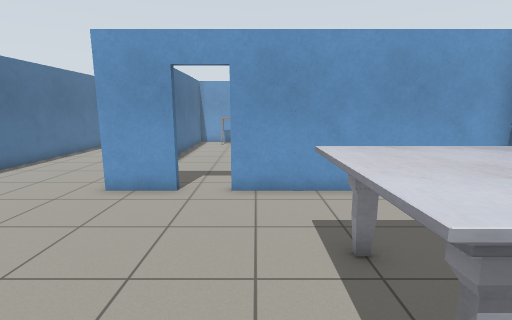
View 1 (above)

22 first-person views from a walk through a world built for the Gazebo simulator. The camera is 1.3 m above the floor, tilts 10° down and sees 85° across. The floor is counted in squares, 0.5 m on a side. Each view is taken from the middle of a square. On the plan, view 1 faces up. The plan holds only what a view shows up to about 19 squares ahead; the rest is blank. The place goes on beyond the plan. The robots in the file are not drawn. Gazebo's built-in surfaces are drawn with simple patterns.

View 2
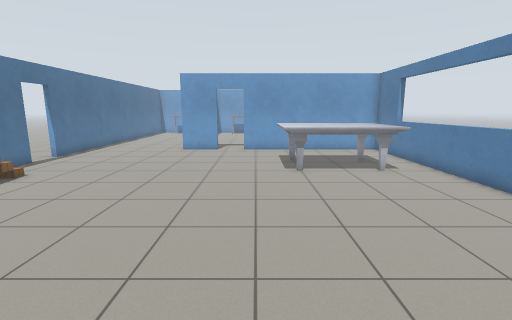

View 3
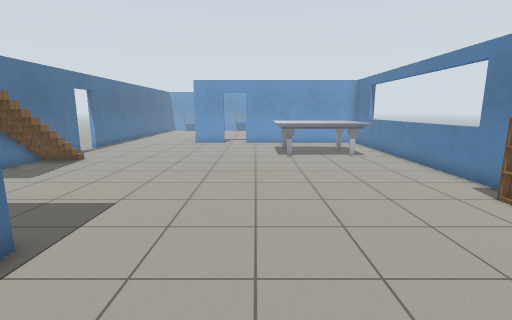

View 4
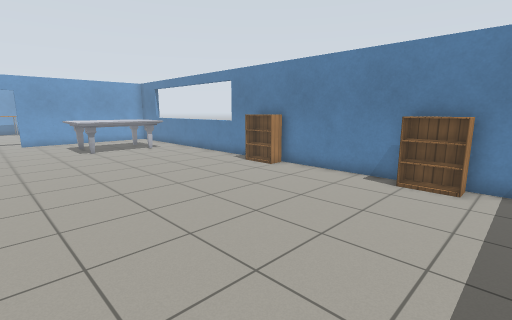

View 5
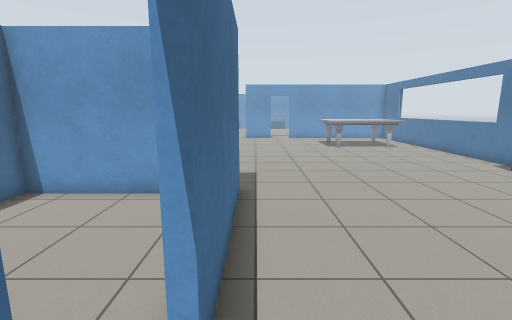

View 6
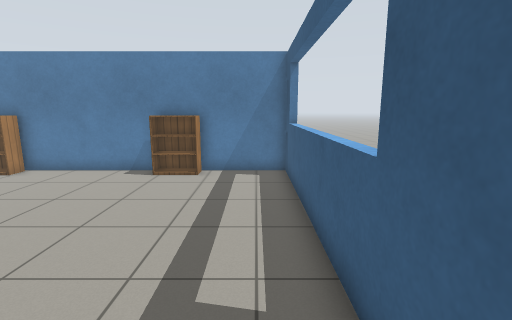

View 7
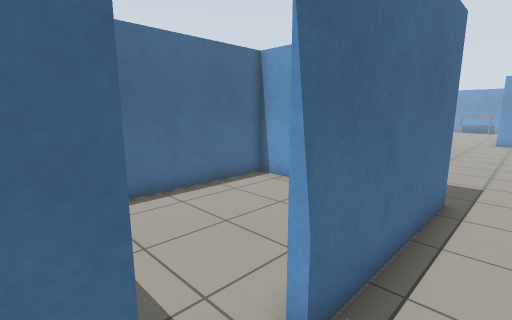

View 8
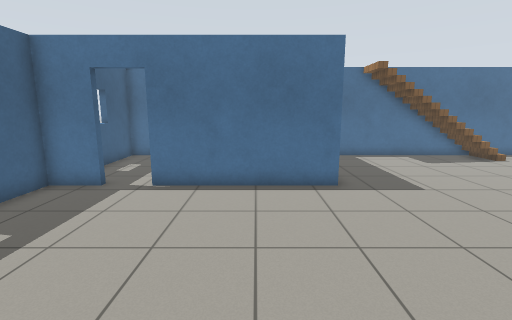

View 9
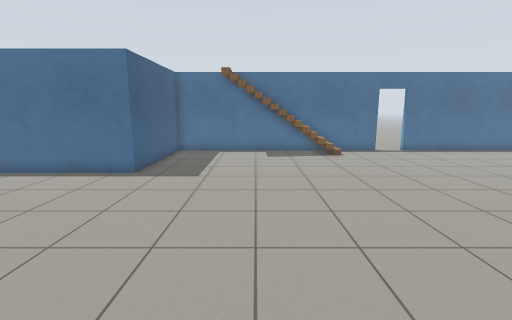

View 10
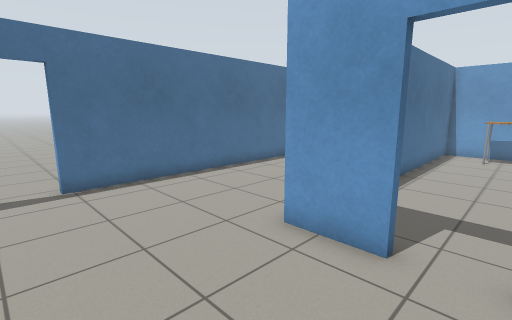

View 11
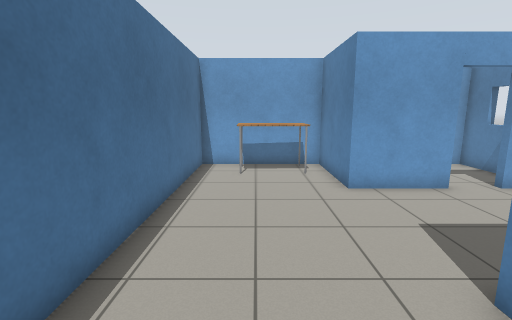

View 12
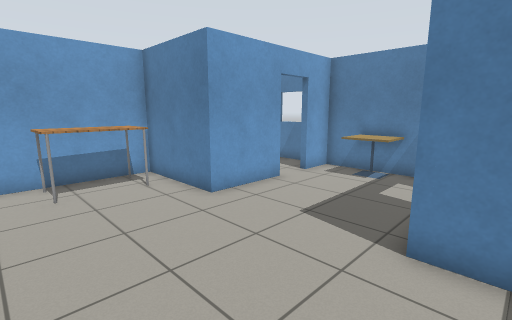

View 13
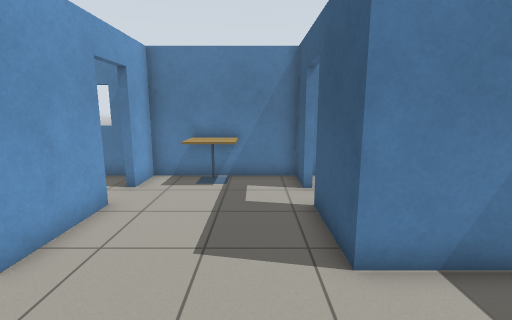

View 14
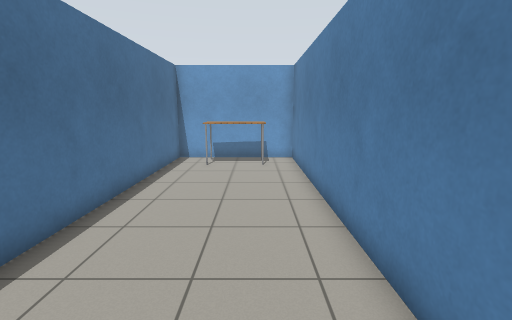

View 15
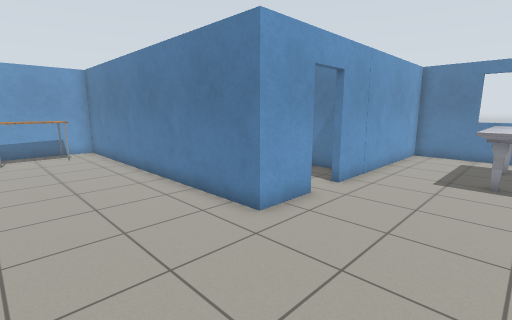

View 16
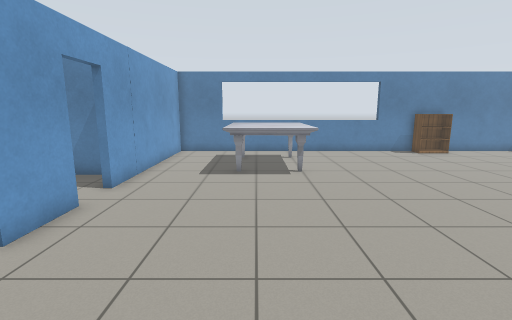

View 17
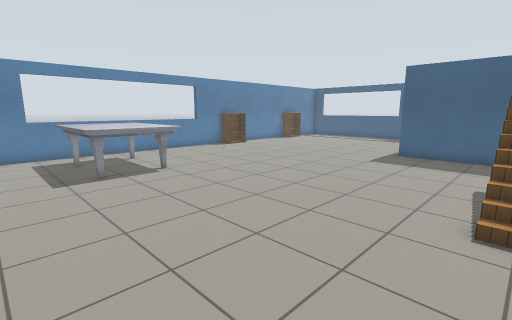

View 18
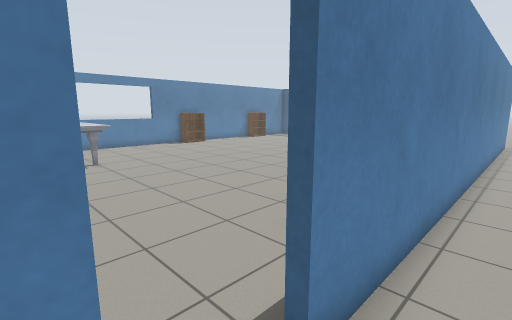

View 19
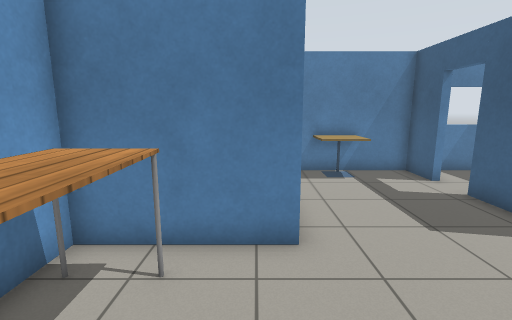

View 20
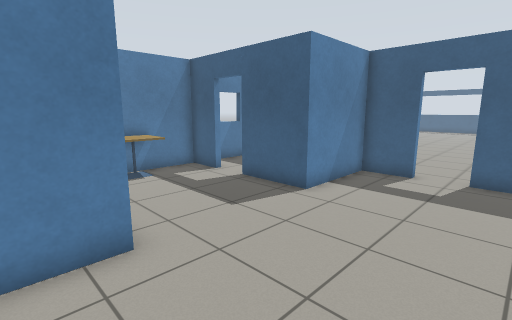

View 21
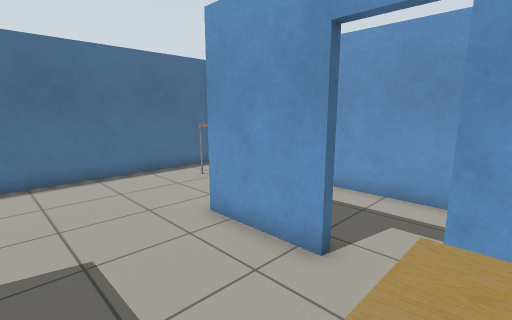

View 22
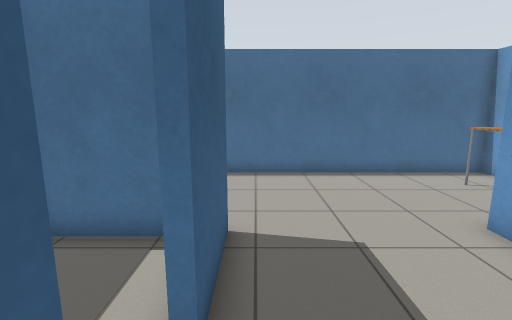

### Floor plan
Points are (right, up) in squares from view 1. A wall is a line through its corners. A room is listed if a view was taken in it or the views show most of it. See-through windows are left out.
Room 1 (views 1, 2, 3, 4, 5, 6, 7, 8, 9, 10, 14, 15, 16, 17)
walls: (-11.3, -4.4) (-11.3, -5.4); (-2.5, 8.9) (-5, 8.9) (-5, 23.6) (-11.3, 23.6) (-11.3, 5.6); (-11.3, 4) (-11.3, -2.4); (-11.3, -6.4) (-11.3, -9.1) (-4.5, -9.1) (-4.5, -15.8); (8.1, -6.6) (8.1, 8.9) (-0.9, 8.9); (-4.5, -17.4) (-4.5, -19.3) (8.1, -19.3) (8.1, -15.6); (8.1, -14.6) (8.1, -7.6)
ways out: open door at (-1.5, 9) to room 2; open door at (-5, -16.5) to room 4; opening at (-11, -4.5); open door at (-11.3, 4.7)
objects: table (-9, 22) to (-7, 23); marble table (1, 2) to (6, 5); bookshelf (7, -15) to (8, -14); bookshelf (7, -7) to (8, -6)
Room 2 (views 11, 12, 13, 19, 20, 21, 22)
walls: (4.6, 19.2) (1.1, 19.2) (1.1, 23.6) (-4.5, 23.6) (-4.5, 12.5); (6.2, 13.4) (8.1, 13.4) (8.1, 16.5); (-0.9, 9.2) (1.1, 9.2) (1.1, 13.4) (4.4, 13.4); (-3.7, 9.2) (-2.5, 9.2); (8.1, 17.5) (8.1, 19.2) (6.2, 19.2)
ways out: open door at (-1.5, 9) to room 1; open door at (5.5, 19) to room 5; open door at (5.5, 13)
objects: table (-3, 22) to (0, 23); cafe table (7, 16) to (8, 17)
Room 3 (view 18)
walls: (-11.6, 5.6) (-11.6, 6.1)
ways out: opening at (-13, 4)
Room 4 (no view inside)
walls: (-7, -9.4) (-11.3, -9.4) (-11.3, -15.1); (-11.3, -18.1) (-11.3, -19.3) (-8.1, -19.3)
ways out: open door at (-5, -16.5) to room 1
Room 5 (no view inside)
walls: (5.6, 23.6) (2.1, 23.6); (8.1, 20.3) (8.1, 23.6)
ways out: open door at (5.5, 19) to room 2

Positions as (right, up) in squares from view 1, and headings:
1: (0, 0), facing up
2: (0, -10), facing up
3: (0, -14), facing up
4: (-3, -17), facing up-right
5: (-4, -18), facing up
6: (-4, -18), facing right
7: (-3, -18), facing up-left
8: (5, -12), facing left
9: (7, -4), facing left
10: (-1, 4), facing up-left
11: (-2, 10), facing up
12: (-4, 12), facing up-right
13: (-3, 15), facing right
14: (-7, 8), facing up
15: (-10, 4), facing up-right
16: (-10, 4), facing right
17: (-10, 8), facing down-right
18: (-13, 6), facing down-right
19: (-4, 20), facing right
20: (-4, 21), facing down-right
21: (7, 15), facing up-left
22: (7, 14), facing left
